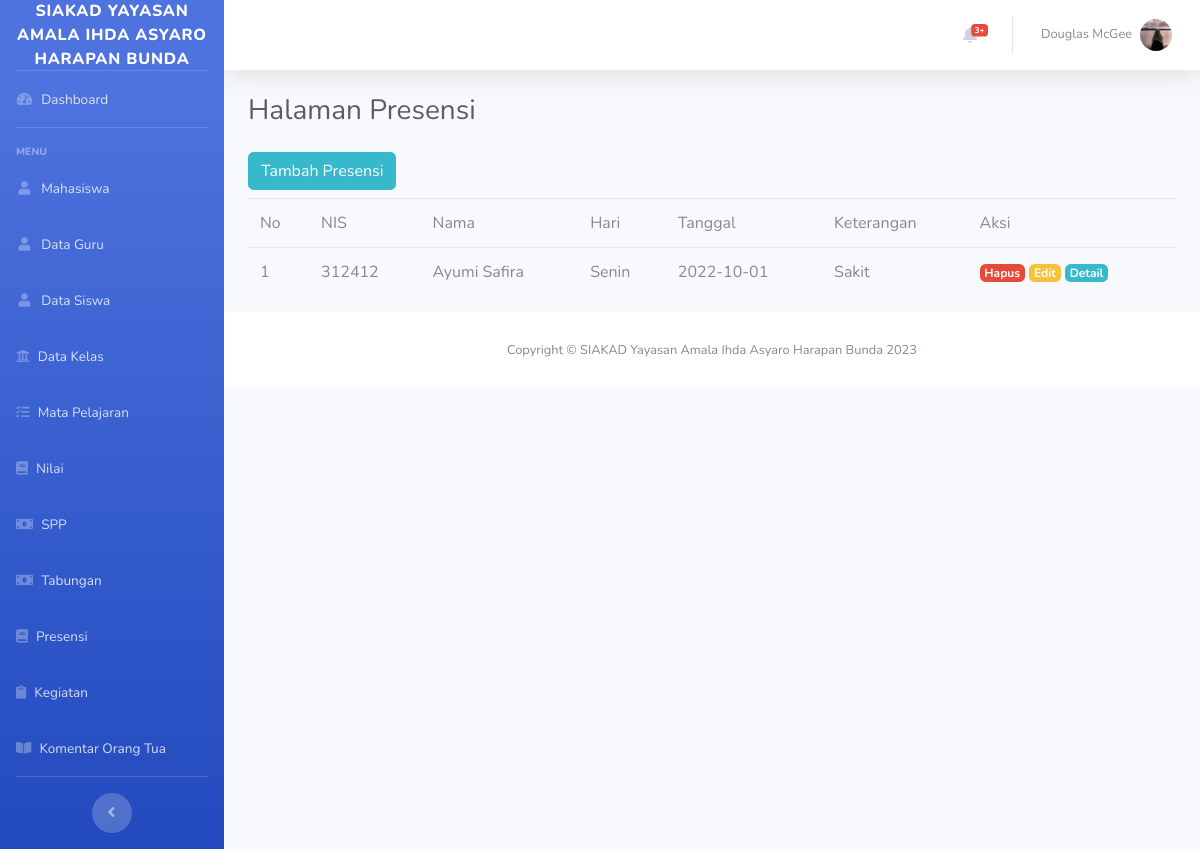
The app's page /index.php/presensi with its own data.
### tables this page shows
CREATE TABLE `presensi` (
  `id_presensi` int(11) NOT NULL,
  `hari` varchar(100) NOT NULL,
  `tanggal` date NOT NULL,
  `keterangan` varchar(100) NOT NULL,
  `nis` int(11) NOT NULL
);

CREATE TABLE `siswa` (
  `nis` int(11) NOT NULL,
  `username` varchar(100) NOT NULL,
  `id_kelas` int(11) NOT NULL,
  `nama` varchar(200) NOT NULL,
  `jenis_kelamin` varchar(100) NOT NULL,
  `agama` varchar(100) NOT NULL,
  `tempat_lahir` varchar(200) NOT NULL,
  `tanggal_lahir` date NOT NULL,
  `alamat` varchar(100) NOT NULL,
  `nama_ayah` varchar(300) NOT NULL,
  `nama_ibu` varchar(300) NOT NULL,
  `no_hp` varchar(100) NOT NULL,
  `foto` varchar(500) NOT NULL
);

### application/controllers/Presensi.php (called while the page is built, shortened)
<?php
class Presensi extends CI_Controller
{
    public function __construct()
    {
        $this->load->model('Presensi_model');
    }
    function index()
    {
        $data['judul'] = "Halaman Presensi";
        $data['presensi'] = $this->Presensi_model->get();
        $this->load->view("layout/header");
        $this->load->view("presensi/vw_presensi", $data);
        $this->load->view("layout/footer");
    }
}

### index.php (called while the page is built, shortened)
<?php
require_once BASEPATH.'core/CodeIgniter.php';

### application/models/Presensi_model.php (called while the page is built, shortened)
<?php
class Presensi_model extends CI_Model
{
    public $table = 'presensi, siswa';
    public function get()
    {
        $this->db->from($this->table);
        $query = $this->db->get();
        return $query->result_array();
    }
}

### application/views/presensi/vw_presensi.php (the view)
<div class="container-fluid">
    <h1 class="h3 mb-4 text-gray-800"><?php echo $judul; ?></h1>
        <div class="row">
            <div class="col-md-6"><a href="<?= base_url(); ?>Presensi/tambah" class="btn btn-info mb-2">Tambah Presensi</a></div>
            <div class="col-md-12">
                <table class="table">
                    <thead>
                        <tr>
                            <td>No</td>
                            <td>NIS</td>
                            <td>Nama</td>
                            <td>Hari</td>
                            <td>Tanggal</td>
                            <td>Keterangan</td>
                            <td>Aksi</td>
                        </tr>
                    </thead>
                    <tbody>
                        <?php $i = 1; ?>
                        <?php foreach ($presensi as $us) : ?>
                            <tr>
                                <td><?= $i; ?></td>
                                <td><?= $us['nis'] ?></td>
                                <td><?= $us['nama'] ?></td>
                                <td><?= $us['hari'] ?></td>
                                <td><?= $us['tanggal'] ?></td>
                                <td><?= $us['keterangan'] ?></td>
                                <td>
                                    <a href="<?= base_url('Presensi/hapus/') .$us['id_presensi']; ?>" class="badge badge-danger">Hapus</a>
                                    <a href="<?= base_url('Presensi/edit/') .$us['id_presensi']; ?>" class="badge badge-warning">Edit</a>
                                    <a href="<?= base_url('Presensi/detail/') .$us['id_presensi']; ?>" class="badge badge-info">Detail</a>
                                </td>
                            </tr>
                            <?php $i++; ?>
                        <?php endforeach; ?>
                    </tbody>
                </table>
            </div>
        </div>
    </div>

### records on screen
presensi: nis.nis "312412", nis.nama "Ayumi Safira", hari "Senin", tanggal "2022-10-01", keterangan "Sakit"

### other values on screen
$judul "Halaman Presensi"
